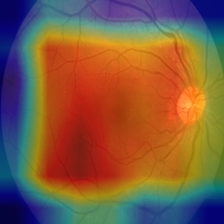
#> input picture backend/Pasted image.png, 224 x 224 px
$ python -i preprocessing.py   (imports and definitions only)
#> lines starting #> are read from the running program, lines starting #| are printed output that depends on the picture
#> further down, picture is the input picture: shape (224, 224, 3); mean B, G, R 66, 91.6, 128.5
import io
import numpy as np
import cv2
from PIL import Image

IMAGE_SIZE = (224, 224)
IMAGENET_MEAN = np.array([0.485, 0.456, 0.406], dtype=np.float32)
IMAGENET_STD = np.array([0.229, 0.224, 0.225], dtype=np.float32)


# [74 lines left out: functions is_valid_fundus_image, decode_image_bytes, not called in this run]


def apply_clahe(bgr_img: np.ndarray) -> np.ndarray:
    """BGR uint8 -> LAB-space CLAHE that preserves colour."""
    lab = cv2.cvtColor(bgr_img, cv2.COLOR_BGR2LAB)
#> lab: shape (224, 224, 3); mean of channels 0, 1, 2 114.8, 145.8, 149.2
    l_chan, a_chan, b_chan = cv2.split(lab)
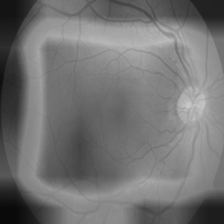
#> l_chan: shape (224, 224); min 9, max 204, mean 114.8
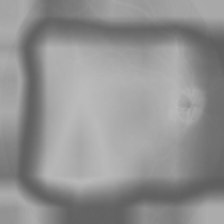
#> a_chan: shape (224, 224); min 95, max 187, mean 145.8
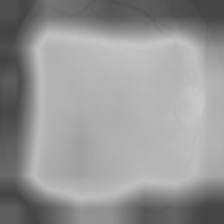
#> b_chan: shape (224, 224); min 68, max 201, mean 149.2
    clahe = cv2.createCLAHE(clipLimit=2.0, tileGridSize=(8, 8))
    l_chan = clahe.apply(l_chan)
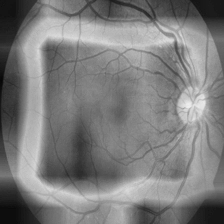
#> l_chan: shape (224, 224); min 7, max 237, mean 124.2
    lab = cv2.merge([l_chan, a_chan, b_chan])
#> lab: shape (224, 224, 3); mean of channels 0, 1, 2 124.2, 145.8, 149.2
    return cv2.cvtColor(lab, cv2.COLOR_LAB2BGR)
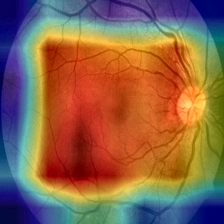
#> returned value: shape (224, 224, 3); mean B, G, R 75.6, 101.4, 139


# [38 lines left out: functions center_crop, preprocess_bgr_image, not called in this run]


def preprocess_for_inference(image_bytes: bytes) -> tuple[np.ndarray, np.ndarray]:
    bgr_img = decode_image_bytes(image_bytes)
    return preprocess_bgr_image(bgr_img)


def preprocess_image(image_bytes: bytes) -> np.ndarray:
    tensor, _ = preprocess_for_inference(image_bytes)
    return tensor

>>> import cv2
>>> picture = cv2.imread('Pasted image.png')
>>> result = apply_clahe(picture)
